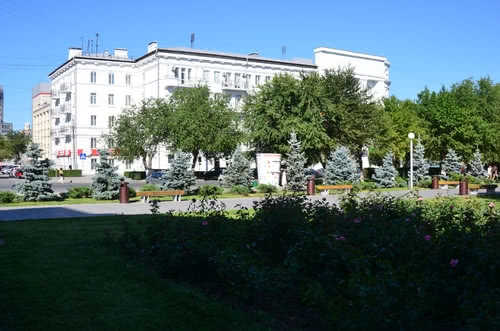
#> input picture hw4/imgs/00/8_4872.jpg, 500 x 331 px; its folder holds only this picture in this run
$ python main.py   (older library calls are emulated)
#> lines starting #> are read from the running program, lines starting #| are printed output that depends on the picture
### hw4/plots.py
import base64
import json
import os

import numpy as np
import matplotlib.pyplot as plt
from matplotlib.patches import Polygon
from skimage import img_as_ubyte
from skimage import io
from skimage.feature import plot_matches

FIGSIZE = (15, 10)
COLUMNS = 3
ROWS = 2
SHOW_PLOTS = True


def show_plot():
    if SHOW_PLOTS:
        plt.show()


def save_plot(filename):
    plt.savefig(filename)


def plot_collage(filename, imgs, columns=COLUMNS, rows=ROWS, figsize=FIGSIZE, title=None):
    plt.close()
    fig = plt.figure(figsize=figsize)
    if title is not None:
        plt.title(title)
        plt.axis('off')

    for i in range(1, columns * rows + 1):
        fig.add_subplot(rows, columns, i)
        try:
            img = imgs[i-1]
        except IndexError:
            break
        plt.imshow(img, interpolation='nearest')
        plt.axis('off')

    plt.tight_layout()
    save_plot(filename)
    show_plot()


def plot_keypoints(filename, img, keypoints):
    plt.close()
    plt.figure(figsize=FIGSIZE)
    plt.imshow(img)
    plt.axis('off')
    plt.scatter(keypoints[:, 1], keypoints[:, 0], facecolors='none', edgecolors='r')
    plt.tight_layout()
    save_plot(filename)
    show_plot()


# [63 lines left out: functions plot_inliers, plot_warps, plot_merged, plot_result, not called in this run]


def make_ipynb(filename, sections):
    cells = []

    baseline = dict(
        cell_type='markdown',
        id='cell',
        metadata={},
    )
    index = 0

    for section, images in sections:
        header = dict(baseline)
        header["source"] = [f"# {section}\n"]
        header["id"] += str(index)
        index += 1
        cells.append(header)

        for image in images:
            stem = image.split("/")[-1]
            interlinked = dict(baseline)
            interlinked["source"] = [f"### `{stem}`\n"]
            interlinked["attachments"] = {}
            interlinked["id"] += str(index)
            index += 1

            if os.path.exists(image):
                with open(image, "rb") as fp:
                    child = base64.b64encode(fp.read()).decode()
                interlinked["attachments"][stem] = {"image/jpeg": child}
                interlinked["source"] += [f"![{stem}](attachment:{stem})\n"]
            else:
                interlinked["source"] += ["missing\n"]

            cells.append(interlinked)

    ipynb = dict(
        cells=cells,
        metadata={},
        nbformat=4,
        nbformat_minor=5,
    )
    with open(filename, "w") as fp:
        json.dump(ipynb, fp)

    # We're done.
    # You can pick up your bonus.

### hw4/panorama.py
import numpy as np
from skimage.feature import ORB, match_descriptors
from skimage.color import rgb2gray
from skimage.transform import ProjectiveTransform
from skimage.transform import warp
from skimage.filters import gaussian

DEFAULT_TRANSFORM = ProjectiveTransform


def find_orb(img, n_keypoints=500):
    """Find keypoints and their descriptors in image.

    img ((W, H, 3)  np.ndarray) : 3-channel image
    n_keypoints (int) : number of keypoints to find

    Returns:
        (N, 2)  np.ndarray : keypoints
        (N, 256)  np.ndarray, type=np.bool  : descriptors
    """
    detector_extractor = ORB(n_keypoints=n_keypoints)
    detector_extractor.detect_and_extract(rgb2gray(img))
    return detector_extractor.keypoints, detector_extractor.descriptors


# [325 lines left out: functions center_and_normalize_points, find_homography, ransac_transform, find_simple_center_warps, get_corners, get_min_max_coords and 11 more, not called in this run]


# Pick a good scale value for the 5 test image sets
cylindrical_scales = {
    0: None,
    1: None,
    2: None,
    3: None,
    4: None,
}

### hw4/main.py
#!/usr/bin/env python3

import os
import shutil
import traceback

import panorama
import plots

from skimage import io
import numpy as np


def process(i):
#> called with i = 0
    prefix = f'./results/{i:02d}_'
    np.random.seed(i)

    # ------------------------------------------------------------------------------------------
    # Part 0
    # ------------------------------------------------------------------------------------------

    pano_image_collection = io.ImageCollection(f'imgs/{i:02d}/*',
                                               load_func=lambda f: io.imread(f).astype(np.float64) / 255)
#> pano_image_collection = 1 item

    plots.plot_collage(prefix + '01_collage.jpeg', pano_image_collection, title=f"Image collection size: {len(pano_image_collection)}")

    # ------------------------------------------------------------------------------------------
    # Part 1
    # ------------------------------------------------------------------------------------------

    img = pano_image_collection[0]
#> img is the input picture: shape (331, 500, 3); mean R, G, B 85.5, 108, 111.2
    keypoints, descriptors = panorama.find_orb(img)
#> keypoints = 500 pairs, first value 57 to 217, second value 20 to 477

    plots.plot_keypoints(prefix + '02_keypoints.jpeg', img, keypoints)
#> call 2 of save_plot, with filename = './results/00_02_keypoints.jpeg'
#> in save_plot (call 2), `plt.savefig(filename)`:
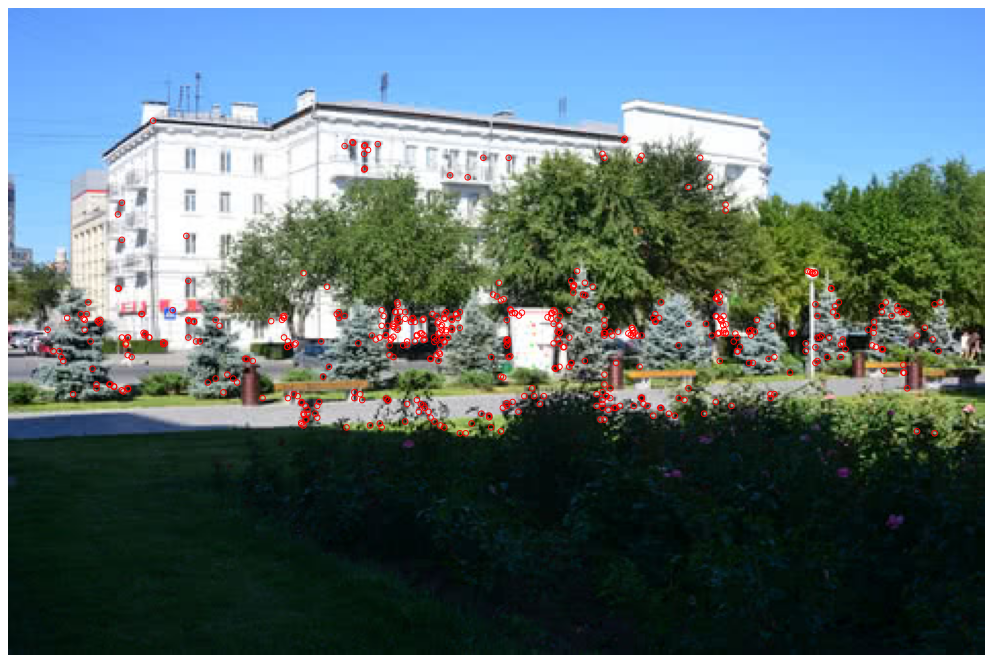
#> figure drawn by matplotlib, 1 panel

    # ------------------------------------------------------------------------------------------
    # Part 2 and 3
    # ------------------------------------------------------------------------------------------

    src, dest = pano_image_collection[0], pano_image_collection[1]
    src_keypoints, src_descriptors = panorama.find_orb(src)
    dest_keypoints, dest_descriptors = panorama.find_orb(dest)

    robust_transform, matches = panorama.ransac_transform(src_keypoints, src_descriptors, dest_keypoints, dest_descriptors, return_matches=True)

    plots.plot_inliers(prefix + '03_inliers.jpeg', src, dest, src_keypoints, dest_keypoints, matches)

    # ------------------------------------------------------------------------------------------
    # Part 4
    # ------------------------------------------------------------------------------------------

    keypoints, descriptors = zip(*(panorama.find_orb(img) for img in pano_image_collection))
    forward_transforms = tuple(panorama.ransac_transform(src_kp, src_desc, dest_kp, dest_desc)
                               for src_kp, src_desc, dest_kp, dest_desc
                               in zip(keypoints[:-1], descriptors[:-1], keypoints[1:], descriptors[1:]))


    simple_center_warps = panorama.find_simple_center_warps(forward_transforms)
    corners = tuple(panorama.get_corners(pano_image_collection, simple_center_warps))
    min_coords, max_coords = panorama.get_min_max_coords(corners)
    center_img = pano_image_collection[(len(pano_image_collection) - 1) // 2]

    plots.plot_warps(prefix + '04_simple_warps.jpeg', corners, min_coords=min_coords, max_coords=max_coords, img=center_img)

    final_center_warps, output_shape = panorama.get_final_center_warps(pano_image_collection, simple_center_warps)
    corners = tuple(panorama.get_corners(pano_image_collection, final_center_warps))

    plots.plot_warps(prefix + '05_final_warps.jpeg', corners, output_shape=output_shape)

    # ------------------------------------------------------------------------------------------
    # Part 5
    # ------------------------------------------------------------------------------------------

    result = panorama.merge_pano(pano_image_collection, final_center_warps, output_shape)

    plots.plot_result(prefix + '06_base_pano.jpeg', result)

    # ------------------------------------------------------------------------------------------
    # Part 6
    # ------------------------------------------------------------------------------------------

    img = pano_image_collection[0]

    laplacian_pyramid = panorama.get_laplacian_pyramid(img)
    merged_img = panorama.merge_laplacian_pyramid(laplacian_pyramid)

    plots.plot_collage(prefix + '07_laplacian.jpeg', panorama.increase_contrast(laplacian_pyramid), columns=2, rows=2)
    plots.plot_merged(prefix + '08_merged.jpeg', img, merged_img)

    result = panorama.gaussian_merge_pano(pano_image_collection, final_center_warps, output_shape)

    plots.plot_result(prefix + '09_improved_pano.jpeg', result)

    # ------------------------------------------------------------------------------------------
    # Part 7
    # ------------------------------------------------------------------------------------------

    """
    scale = panorama.cylindrical_scales.get(i, None)
    cylindrical = panorama.warp_cylindrical(result, scale=scale)

    plots.plot_result(prefix + '10_cylindrical_pano.jpeg', cylindrical)

    """

def main():
    if os.path.exists("results/"):
        shutil.rmtree('results/')
    os.makedirs('results/')

    for i in range(5):
        try:
            process(i)
        except Exception:
            traceback.print_exc()
#> pass 2 of the loop in main, `for i in range(5):`:
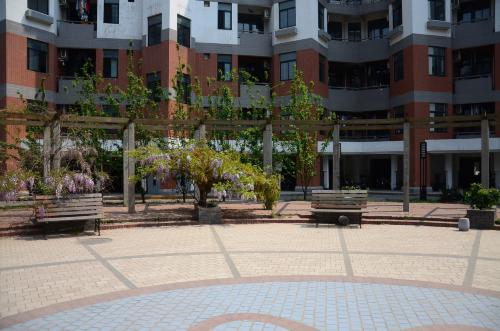
#> input picture hw4/imgs/01/kk1_medium05.jpg, 500 x 331 px
#> in process, img is the input picture: shape (331, 500, 3); mean R, G, B 109.5, 105.2, 99.4
#> keypoints = 500 pairs, first value 20 to 234, second value 21 to 478
#> in save_plot (call 4), `plt.savefig(filename)`:
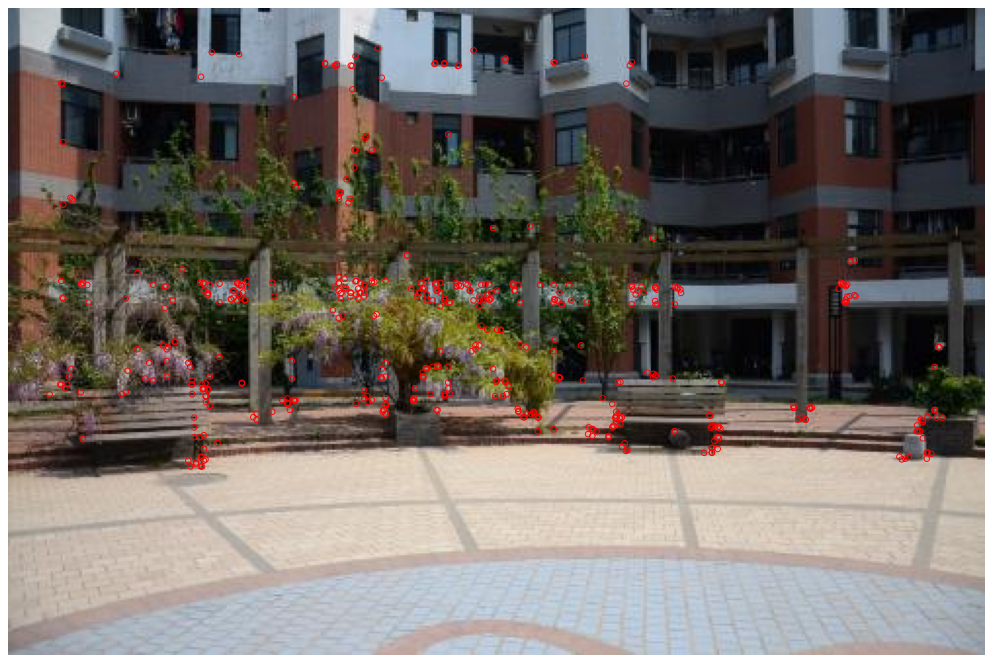
#> figure drawn by matplotlib, 1 panel

    s4, s5, s6, s7 = [], [], [], []
    for i in range(5):
        prefix = f"./results/{i:02d}_"
        s4 += [
            prefix + "04_simple_warps.jpeg",
            prefix + "05_final_warps.jpeg",
        ]
        s5 += [
            prefix + "06_base_pano.jpeg",
        ]
        s6 += [
            prefix + "07_laplacian.jpeg",
            prefix + "08_merged.jpeg",
            prefix + "09_improved_pano.jpeg",
        ]
        s7 += [
            prefix + "10_cylindrical_pano.jpeg",
        ]

    plots.make_ipynb(
        'results/results.ipynb',
        sections=[
            ("4. Преобразование всех кадров в плоскость центрального", s4),
            ("5. Совмещение всех кадров на изображении", s5),
            ("6. Склеиваем панораму с помощью пирамиды Лапласа", s6),
            ("7. Выравнивание изображений с помощью цилиндрической проекции", s7),
        ],
    )


if __name__ == '__main__':
    # Uncomment the next line to save the plots without showing them
    plots.SHOW_PLOTS = False

    main()
